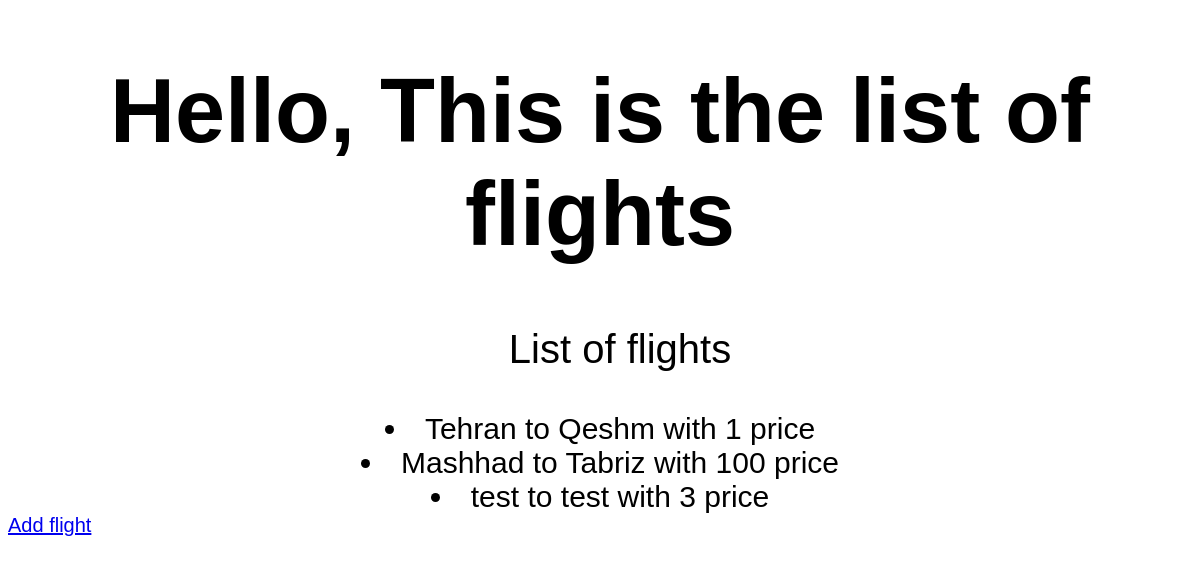
/hello/, run on the app's committed database.
### hello/models.py (models this page shows)
class Flight(models.Model):
    source = models.CharField(max_length=64)
    destination = models.CharField(max_length=64)
    price = models.IntegerField()
    def __str__(self):
        return f"{self.source} to {self.destination} with {self.price} price"

### hello/views.py (the view)
# urls.py: path("", views.index, name="index"),
def index(request):
    return render(request, "hello/index.html", {
        "flights": Flight.objects.all()
    })

### hello/templates/hello/index.html
{% extends "hello/layout.html" %}
{% block body %}
    <h1>Hello, This is the list of flights</h1>
        <ul>List of flights</ul>
        {% for flight in flights %}
            <li>{{ flight }}</li>
        {% endfor %}
        <a href="{% url 'hello:add' %}">Add flight</a>
{% endblock %}

### hello/static/hello/styles.css (style rules this page uses)
h1 { text-align: center; font-family: sans-serif; font-size: 90px; }
ul { text-align: center; font-family: sans-serif; font-size: 40px; }
li { text-align: center; font-family: sans-serif; font-size: 30px; }
a { text-align: center; font-family: sans-serif; font-size: 20px; }

### data on the page
Flight: source+destination+price "Tehran to Qeshm with 1 price"
Flight: source+destination+price "Mashhad to Tabriz with 100 price"
Flight: source+destination+price "test to test with 3 price"
